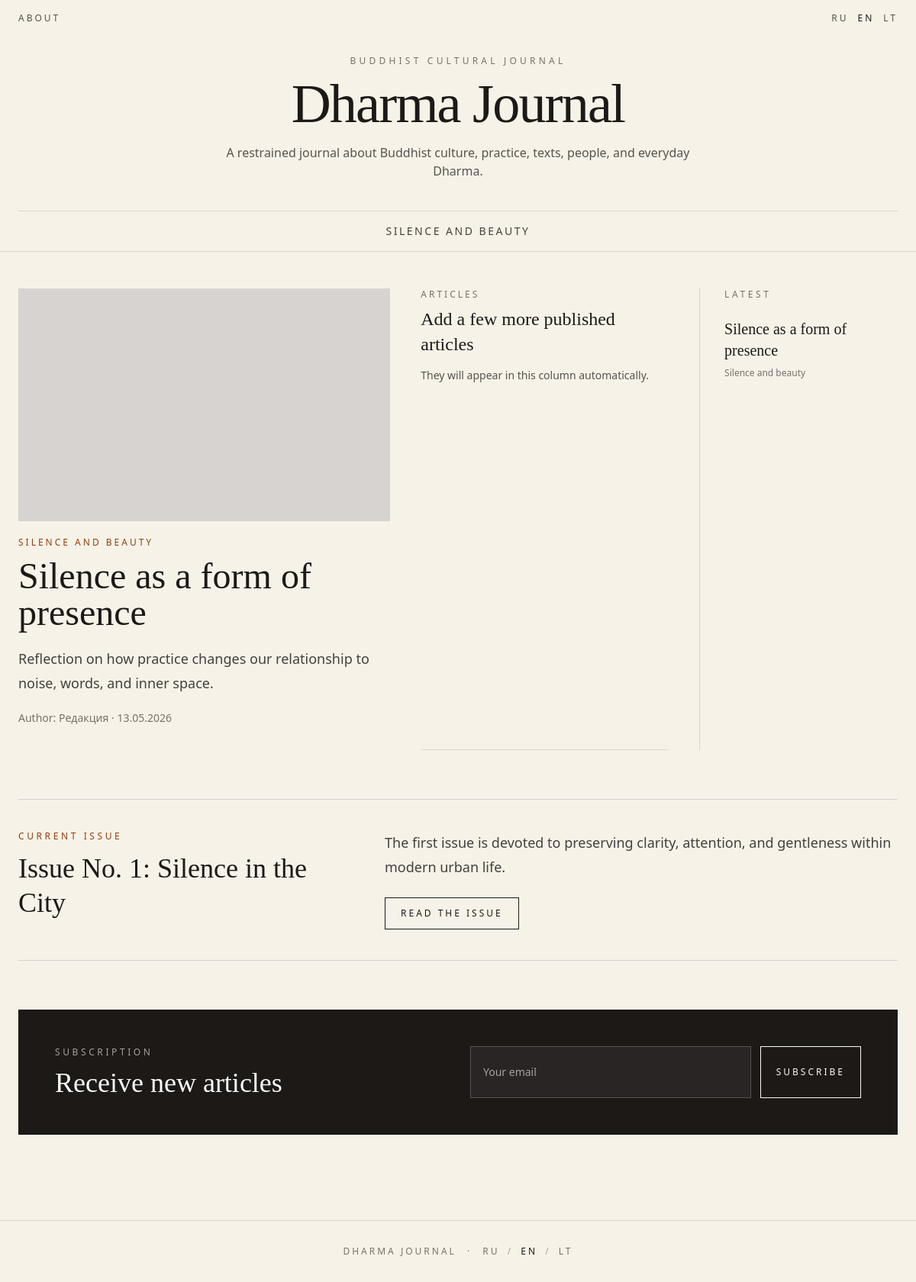
The page /en/ on the database its author committed.
### articles/models.py (models this page shows, shortened)
class Category(models.Model):
    order = models.PositiveIntegerField("Порядок", default=100)
    is_active = models.BooleanField("Активна", default=True)
    class Meta:
        ordering = ["order", "id"]
        verbose_name = "Рубрика"
        verbose_name_plural = "Рубрики"
    def get_translation(self, language="ru"):
        return self.translations.filter(language=language).first()

class CategoryTranslation(models.Model):
    category = models.ForeignKey(
        Category,
        on_delete=models.CASCADE,
        related_name="translations",
        verbose_name="Рубрика",
    )
    language = models.CharField(
        "Язык",
        max_length=2,
        choices=LANGUAGE_CHOICES,
    )
    title = models.CharField("Название", max_length=200)
    slug = models.SlugField("URL-имя", max_length=220)
    description = models.TextField("Описание", blank=True)
    class Meta:
        unique_together = [
            ("category", "language"),
            ("language", "slug"),
        ]
        verbose_name = "Перевод рубрики"
        verbose_name_plural = "Переводы рубрик"

class ArticleTranslation(models.Model):
    article = models.ForeignKey(
        Article,
        on_delete=models.CASCADE,
        related_name="translations",
        verbose_name="Статья",
    )
    language = models.CharField(
        "Язык",
        max_length=2,
        choices=LANGUAGE_CHOICES,
    )
    title = models.CharField("Заголовок", max_length=250)
    slug = models.SlugField("URL-имя", max_length=260)
    subtitle = models.CharField("Подзаголовок", max_length=300, blank=True)
    excerpt = models.TextField("Краткое описание", blank=True)
    body = models.TextField("Текст статьи")
    seo_title = models.CharField("SEO title", max_length=250, blank=True)
    seo_description = models.TextField("SEO description", blank=True)
    class Meta:
        unique_together = [
            ("article", "language"),
            ("language", "slug"),
        ]
        verbose_name = "Перевод статьи"
        verbose_name_plural = "Переводы статей"

class Article(models.Model):
    class Status(models.TextChoices):
        DRAFT = "draft", "Черновик"
        PUBLISHED = "published", "Опубликовано"
    category = models.ForeignKey(
        Category,
        on_delete=models.PROTECT,
        related_name="articles",
        verbose_name="Рубрика",
    )
    author = models.ForeignKey(
        Author,
        on_delete=models.SET_NULL,
        null=True,
        blank=True,
        related_name="articles",
        verbose_name="Автор",
    )
    status = models.CharField(
        "Статус",
        max_length=20,
        choices=Status.choices,
        default=Status.DRAFT,
    )
    is_featured = models.BooleanField("Главный материал", default=False)
    published_at = models.DateTimeField("Дата публикации", null=True, blank=True)
    created_at = models.DateTimeField("Создано", auto_now_add=True)
    updated_at = models.DateTimeField("Обновлено", auto_now=True)
    class Meta:
        ordering = ["-published_at", "-created_at"]
        verbose_name = "Статья"
        verbose_name_plural = "Статьи"
    def get_translation(self, language="ru"):
        return self.translations.filter(language=language).first()

class Author(models.Model):
    name = models.CharField("Имя", max_length=200)
    slug = models.SlugField("URL-имя", max_length=220, unique=True)
    bio = models.TextField("Биография", blank=True)
    class Meta:
        ordering = ["name"]
        verbose_name = "Автор"
        verbose_name_plural = "Авторы"

### core/views.py (the view)
# urls.py: path("", home, {"language": "ru"}, name="home_default"),
def home(request, language="ru"):
    language = normalize_language(language)
    published_articles = (
        Article.objects
        .filter(
            status=Article.Status.PUBLISHED,
            translations__language=language,
        )
        .select_related("category", "author")
        .prefetch_related("translations", "category__translations")
        .distinct()
    )
    featured_article = (
        published_articles
        .filter(is_featured=True)
        .first()
    )
    featured_card = None
    if featured_article:
        featured_card = make_article_card(featured_article, language)
    secondary_articles = published_articles
    if featured_article:
        secondary_articles = secondary_articles.exclude(id=featured_article.id)
    secondary_cards = []
    for article in secondary_articles[:3]:
        card = make_article_card(article, language)
        if card:
            secondary_cards.append(card)
    latest_cards = []
    for article in published_articles[:5]:
        card = make_article_card(article, language)
        if card:
            latest_cards.append(card)
    context = {
        "language": language,
        "available_languages": AVAILABLE_LANGUAGES,
        "language_links": make_language_links_for_home(language),
        "navigation_categories": get_navigation_categories(language),
        "ui": get_ui_text(language),
        "featured_card": featured_card,
        "secondary_cards": secondary_cards,
        "latest_cards": latest_cards,
    }
    return render(request, "core/home.html", context)

### templates/core/home.html (shortened to what this page needs)
{% extends "base.html" %}
{% block content %}
<main class="mx-auto max-w-7xl px-6 py-12">
    <section class="grid gap-10 lg:grid-cols-[1.5fr_1fr_0.8fr]">
        {% if featured_card %}
            <article class="border-b border-stone-300 pb-8 lg:border-b-0">
                <div class="mb-5 aspect-[16/10] bg-stone-300"></div>
                <p class="mb-3 text-xs uppercase tracking-[0.25em] text-amber-800">
                    {% if featured_card.category_translation %}
                        {{ featured_card.category_translation.title }}
                    {% else %}
                        {{ ui.featured }}
                    {% endif %}
                </p>
                {% if featured_card.translation.slug %}
                    <a href="{% url 'article_detail' language featured_card.translation.slug %}" class="block group">
                        <h2 class="serif text-4xl md:text-5xl leading-tight group-hover:text-amber-800">
                            {{ featured_card.translation.title }}
                        </h2>
                    </a>
                {% else %}
                    <h2 class="serif text-4xl md:text-5xl leading-tight">
                        {{ featured_card.translation.title }}
                    </h2>
                {% endif %}
                {% if featured_card.translation.excerpt %}
                    <p class="mt-5 max-w-2xl text-lg leading-8 text-stone-700">
                        {{ featured_card.translation.excerpt }}
                    </p>
                {% endif %}
                <p class="mt-5 text-sm text-stone-500">
                    {% if featured_card.article.author %}
                        {{ ui.author }}: {{ featured_card.article.author.name }}
                    {% else %}
                        {{ ui.author }}: {{ ui.editorial }}
                    {% endif %}
                    {% if featured_card.article.published_at %}
                        · {{ featured_card.article.published_at|date:"d.m.Y" }}
                    {% endif %}
                </p>
            </article>
        {% endif %}
        <section class="grid gap-8">
            {% for card in secondary_cards %}
                <article class="border-b border-stone-300 pb-6">
                    <p class="mb-2 text-xs uppercase tracking-[0.25em] text-stone-500">
                        {% if card.category_translation %}
                            {{ card.category_translation.title }}
                        {% else %}
                            {{ ui.category }}
                        {% endif %}
                    </p>
                    {% if card.translation.slug %}
                        <a href="{% url 'article_detail' language card.translation.slug %}" class="block group">
                            <h3 class="serif text-2xl leading-snug group-hover:text-amber-800">
                                {{ card.translation.title }}
                            </h3>
                        </a>
                    {% else %}
                        <h3 class="serif text-2xl leading-snug">
                            {{ card.translation.title }}
                        </h3>
                    {% endif %}
                    {% if card.translation.excerpt %}
                        <p class="mt-3 text-sm leading-6 text-stone-600">
                            {{ card.translation.excerpt }}
                        </p>
                    {% endif %}
                </article>
            {% empty %}
                <article class="border-b border-stone-300 pb-6">
                    <p class="mb-2 text-xs uppercase tracking-[0.25em] text-stone-500">
                        {{ ui.materials }}
                    </p>
                    <h3 class="serif text-2xl leading-snug">
                        {{ ui.add_more_articles }}
                    </h3>
                    <p class="mt-3 text-sm leading-6 text-stone-600">
                        {{ ui.add_more_articles_text }}
                    </p>
                </article>
            {% endfor %}
        </section>
        <aside class="border-t border-stone-300 pt-6 lg:border-l lg:border-t-0 lg:pl-8 lg:pt-0">
            <h3 class="mb-6 text-xs uppercase tracking-[0.3em] text-stone-500">
                {{ ui.latest }}
            </h3>
            <div class="space-y-5">
                {% for card in latest_cards %}
                    {% if card.translation.slug %}
                        <a href="{% url 'article_detail' language card.translation.slug %}" class="block group">
                            <p class="serif text-xl leading-snug group-hover:text-amber-800">
                                {{ card.translation.title }}
                            </p>
                            <p class="mt-2 text-xs text-stone-500">
                                {% if card.category_translation %}
                                    {{ card.category_translation.title }}
                                {% else %}
                                    {{ ui.category }}
                                {% endif %}
                            </p>
                        </a>
                    {% endif %}
                {% empty %}
                    <p class="text-sm leading-6 text-stone-600">
                        {{ ui.no_published }}
                    </p>
                {% endfor %}
            </div>
        </aside>
    </section>
    <section class="mt-16 border-y border-stone-300 py-10">
        <div class="grid gap-8 md:grid-cols-[0.8fr_1.2fr]">
            <div>
                <p class="mb-3 text-xs uppercase tracking-[0.3em] text-amber-800">
                    {{ ui.current_issue }}
                </p>
                <h2 class="serif text-4xl leading-tight">
                    {{ ui.issue_title }}
                </h2>
            </div>
            <div>
                <p class="text-lg leading-8 text-stone-700">
                    {{ ui.issue_text }}
                </p>
                <a href="#" class="mt-6 inline-block border border-stone-900 px-5 py-3 text-xs uppercase tracking-[0.25em] hover:bg-stone-900 hover:text-stone-50">
                    {{ ui.read_issue }}
                </a>
            </div>
        </div>
    </section>
    <section class="mt-16 bg-stone-900 px-6 py-12 text-stone-50 md:px-12">
        <div class="grid gap-8 md:grid-cols-[1fr_1fr]">
            <div>
                <p class="mb-3 text-xs uppercase tracking-[0.3em] text-stone-400">
                    {{ ui.subscription }}
                </p>
                <h2 class="serif text-4xl">
                    {{ ui.subscribe_title }}
                </h2>
            </div>
            <form class="flex flex-col gap-3 sm:flex-row">
                <input
                    type="email"
                    placeholder="{{ ui.email_placeholder }}"
                    class="w-full border border-stone-600 bg-stone-800 px-4 py-3 text-sm outline-none placeholder:text-stone-400"
                >
                <button
                    type="submit"
                    class="border border-stone-50 px-5 py-3 text-xs uppercase tracking-[0.25em] hover:bg-stone-50 hover:text-stone-900"
                >
                    {{ ui.subscribe_button }}
                </button>
            </form>
        </div>
    </section>
</main>
{% endblock %}

### templates/base.html (shortened to what this page needs)
<!doctype html>
<html lang="{{ language|default:'ru' }}">
<head>
    <script src="https://cdn.tailwindcss.com"></script>
</head>
<body class="text-stone-900">
    <header class="border-b border-stone-300">
        <div class="mx-auto max-w-7xl px-6 py-4">
            <div class="flex items-center justify-between text-xs uppercase tracking-[0.25em] text-stone-600">
                <a href="{% url 'home' language %}" class="hover:text-stone-900">
                    {{ ui.about }}
                </a>
                <div class="flex gap-3">
                    {% for item in language_links %}
                        <a
                            href="{{ item.url }}"
                            class="{% if item.is_current %}text-stone-900{% else %}hover:text-stone-900{% endif %}"
                        >
                            {{ item.code|upper }}
                        </a>
                    {% endfor %}
                </div>
            </div>
            <div class="py-10 text-center">
                <p class="mb-3 text-xs uppercase tracking-[0.35em] text-stone-500">
                    {{ ui.journal_label }}
                </p>
                <a href="{% url 'home' language %}" class="inline-block">
                    <h1 class="serif text-5xl md:text-7xl tracking-tight hover:text-amber-800">
                        Dharma Journal
                    </h1>
                </a>
                <p class="mx-auto mt-4 max-w-2xl text-sm md:text-base leading-7 text-stone-600">
                    {{ ui.site_subtitle }}
                </p>
            </div>
            <nav class="flex flex-wrap justify-center gap-x-8 gap-y-3 border-t border-stone-300 pt-4 text-sm uppercase tracking-[0.18em] text-stone-700">
                {% for item in navigation_categories %}
                    <a href="{{ item.url }}" class="hover:text-stone-950">
                        {{ item.translation.title }}
                    </a>
                {% empty %}
                    <a href="{% url 'home' language %}" class="hover:text-stone-950">
                        Dharma Journal
                    </a>
                {% endfor %}
            </nav>
        </div>
    </header>
    {% block content %}{% endblock %}
    <footer class="mt-16 border-t border-stone-300">
        <div class="mx-auto max-w-7xl px-6 py-8 text-center text-xs uppercase tracking-[0.25em] text-stone-500">
            <a href="{% url 'home' language %}" class="hover:text-stone-900">
                Dharma Journal
            </a>
            <span class="mx-2">·</span>
            {% for item in language_links %}
                <a
                    href="{{ item.url }}"
                    class="{% if item.is_current %}text-stone-900{% else %}hover:text-stone-900{% endif %}"
                >
                    {{ item.code|upper }}
                </a>
                {% if not forloop.last %}
                    <span class="mx-1 text-stone-400">/</span>
                {% endif %}
            {% endfor %}
        </div>
    </footer>
</body>
</html>

### rows shown on the page
Category: translation "SILENCE AND BEAUTY"
CategoryTranslation: category_translation "SILENCE AND BEAUTY"
ArticleTranslation: translation "Silence as a form of presence", translation.excerpt "Reflection on how practice changes our relationship to noise, words, and inner space."
Article: article.author.name "Редакция", article.published_at "13.05.2026", translation "Silence as a form of presence", category_translation "Silence and beauty"

### other values the page prints
{{ ui.about }} "ABOUT"
{{ item.code|upper }} "RU" "EN" "LT"
{{ ui.journal_label }} "BUDDHIST CULTURAL JOURNAL"
{{ ui.site_subtitle }} "A restrained journal about Buddhist culture, practice, texts, people, and everyday Dharma."
{{ ui.author }} "Author"
{{ ui.materials }} "ARTICLES"
{{ ui.add_more_articles }} "Add a few more published articles"
{{ ui.add_more_articles_text }} "They will appear in this column automatically."
{{ ui.latest }} "LATEST"
{{ ui.current_issue }} "CURRENT ISSUE"
{{ ui.issue_title }} "Issue No. 1: Silence in the City"
{{ ui.issue_text }} "The first issue is devoted to preserving clarity, attention, and gentleness within modern urban life."
{{ ui.read_issue }} "READ THE ISSUE"
{{ ui.subscription }} "SUBSCRIPTION"
{{ ui.subscribe_title }} "Receive new articles"
